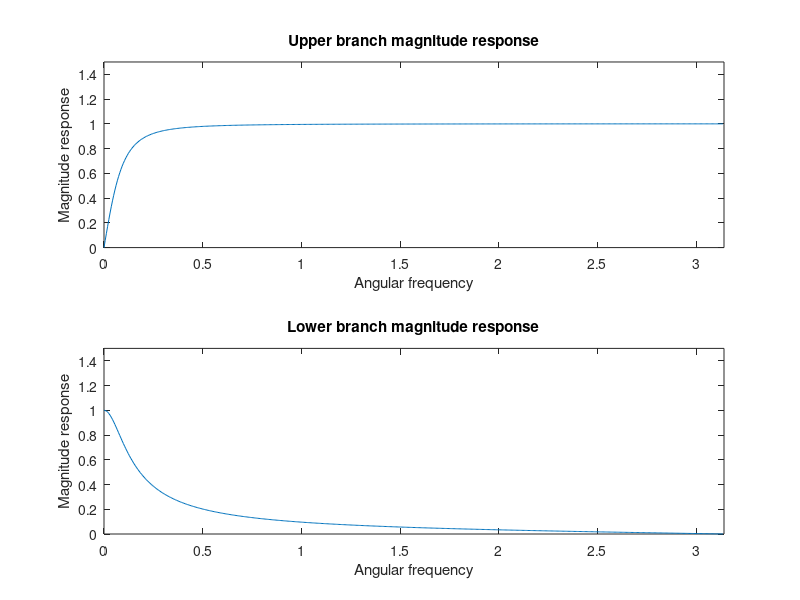

Write MATLAB code to recreate this figure.
% Filter coefficients
b_upper = [1.9,-1.9];
b_lower = [0.1,0.1];

a = [2,-1.8];

% Computes the frequency response
[h_upper,w_1] =freqz(b_upper,a);
[h_lower,w_2] = freqz(b_lower,a);

subplot(2,1,1);
plot(w_1,abs(h_upper));

axis([0,pi,0,1.5]);

title('Upper branch magnitude response');
xlabel('Angular frequency');
ylabel('Magnitude response');

subplot(2,1,2);
plot(w_2,abs(h_lower));

axis([0,pi,0,1.5]);

title('Lower branch magnitude response');
xlabel('Angular frequency');
ylabel('Magnitude response');
